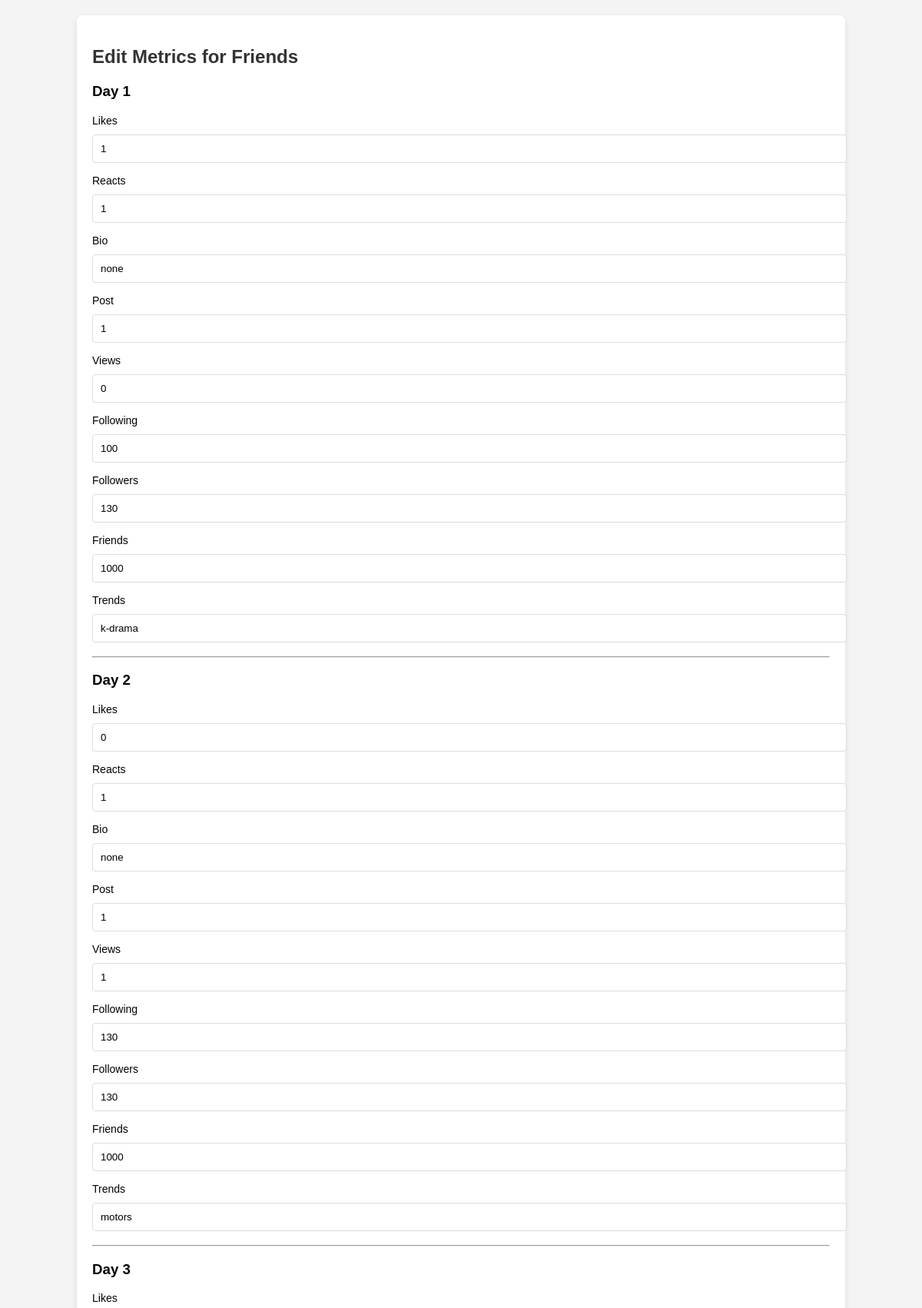
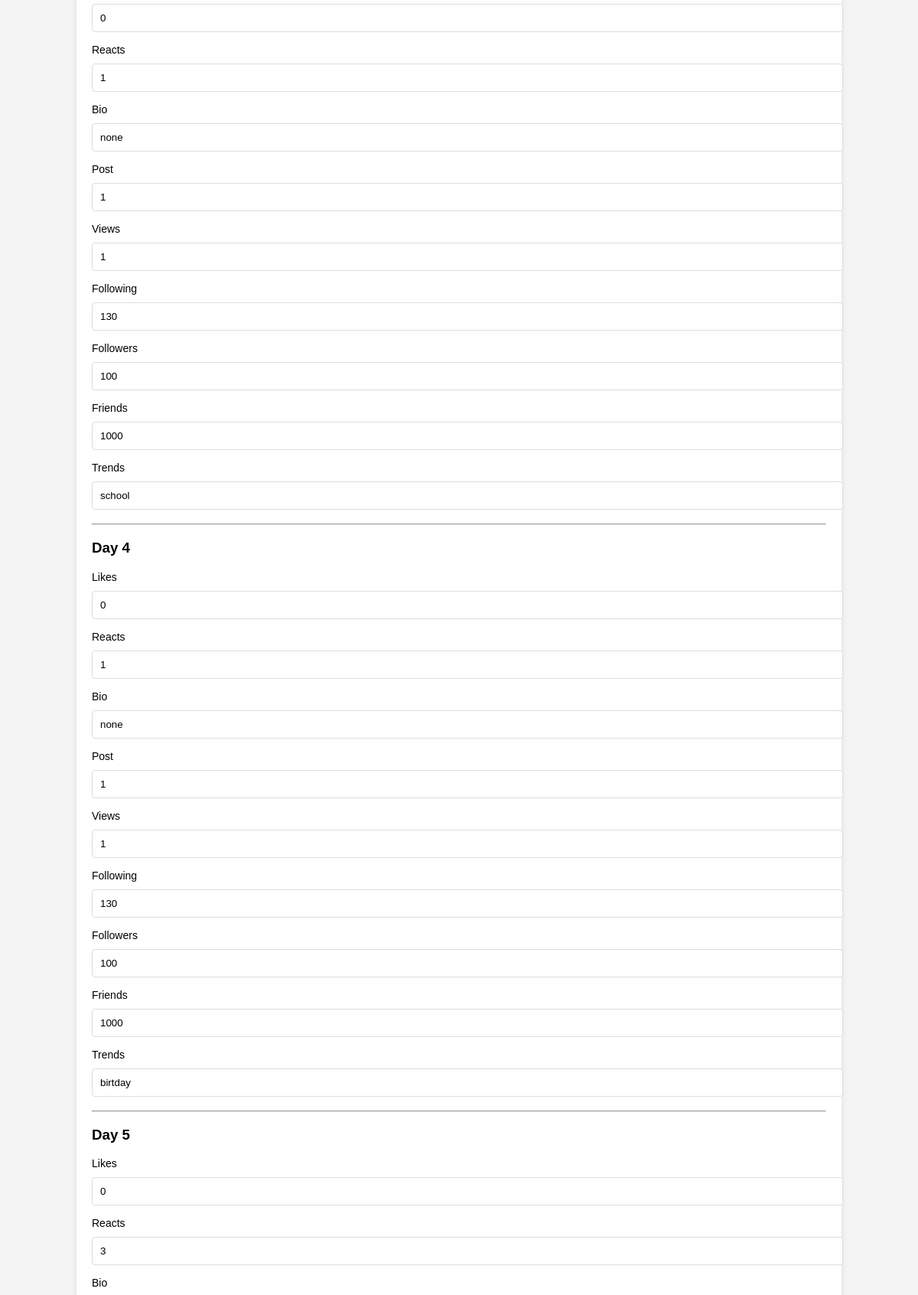
The app's page /edit_metrics.php?id=4 (upper part) with its own data (2 pictures, top to bottom).
### tables this page shows
CREATE TABLE `daily_metrics` (
  `id` int(11) NOT NULL,
  `User_Id` int(11) NOT NULL,
  `Day_1_Likes` int(11) DEFAULT NULL,
  `Day_1_Reacts` int(11) DEFAULT NULL,
  `Day_1_Bio` varchar(128) DEFAULT NULL,
  `Day_1_Post` int(11) DEFAULT NULL,
  `Day_1_Views` int(11) DEFAULT NULL,
  `Day_1_Following` int(11) DEFAULT NULL,
  `Day_1_Followers` int(11) DEFAULT NULL,
  `Day_1_Friends` int(11) DEFAULT NULL,
  `Day_1_Trends` varchar(128) DEFAULT NULL,
  `Day_2_Likes` int(11) DEFAULT NULL,
  `Day_2_Reacts` int(11) DEFAULT NULL,
  `Day_2_Bio` varchar(128) DEFAULT NULL,
  `Day_2_Post` int(11) DEFAULT NULL,
  `Day_2_Views` int(11) DEFAULT NULL,
  `Day_2_Following` int(11) DEFAULT NULL,
  `Day_2_Followers` int(11) DEFAULT NULL,
  `Day_2_Friends` int(11) DEFAULT NULL,
  `Day_2_Trends` varchar(128) DEFAULT NULL,
  `Day_3_Likes` int(11) DEFAULT NULL,
  `Day_3_Reacts` int(11) DEFAULT NULL,
  `Day_3_Bio` varchar(128) DEFAULT NULL,
  `Day_3_Post` int(11) DEFAULT NULL,
  `Day_3_Views` int(11) DEFAULT NULL,
  `Day_3_Following` int(11) DEFAULT NULL,
  `Day_3_Followers` int(11) DEFAULT NULL,
  `Day_3_Friends` int(11) DEFAULT NULL,
  `Day_3_Trends` varchar(128) DEFAULT NULL,
  `Day_4_Likes` int(11) DEFAULT NULL,
  `Day_4_Reacts` int(11) DEFAULT NULL,
  `Day_4_Bio` varchar(128) DEFAULT NULL,
  `Day_4_Post` int(11) DEFAULT NULL,
  `Day_4_Views` int(11) DEFAULT NULL,
  `Day_4_Following` int(11) DEFAULT NULL,
  `Day_4_Followers` int(11) DEFAULT NULL,
  `Day_4_Friends` int(11) DEFAULT NULL,
  `Day_4_Trends` varchar(128) DEFAULT NULL,
  `Day_5_Likes` int(11) DEFAULT NULL,
  `Day_5_Reacts` int(11) DEFAULT NULL,
  `Day_5_Bio` varchar(128) DEFAULT NULL,
  `Day_5_Post` int(11) DEFAULT NULL,
  `Day_5_Views` int(11) DEFAULT NULL,
  `Day_5_Following` int(11) DEFAULT NULL,
  `Day_5_Followers` int(11) DEFAULT NULL,
  `Day_5_Friends` int(11) DEFAULT NULL,
  `Day_5_Trends` varchar(128) DEFAULT NULL,
  `Day_6_Likes` int(11) DEFAULT NULL,
  `Day_6_Reacts` int(11) DEFAULT NULL,
  `Day_6_Bio` varchar(128) DEFAULT NULL,
  `Day_6_Post` int(11) DEFAULT NULL,
  `Day_6_Views` int(11) DEFAULT NULL,
  `Day_6_Following` int(11) DEFAULT NULL,
  `Day_6_Followers` int(11) DEFAULT NULL,
  `Day_6_Friends` int(11) DEFAULT NULL,
  `Day_6_Trends` varchar(128) DEFAULT NULL,
  `Day_7_Likes` int(11) DEFAULT NULL,
  `Day_7_Reacts` int(11) DEFAULT NULL,
  `Day_7_Bio` varchar(128) DEFAULT NULL,
  `Day_7_Post` int(11) DEFAULT NULL,
  `Day_7_Views` int(11) DEFAULT NULL,
  `Day_7_Following` int(11) DEFAULT NULL,
  `Day_7_Followers` int(11) DEFAULT NULL,
  `Day_7_Friends` int(11) DEFAULT NULL,
  `Day_7_Trends` varchar(128) DEFAULT NULL
);

### edit_metrics.php (the view, shortened to what this page needs)
<?php
include('config.php');
if (isset($_GET['id'])) {
    $metrics_id = $_GET['id'];
    $stmt = $pdo->prepare("SELECT * FROM Daily_Metrics WHERE Id = ?");
    $stmt->execute([$metrics_id]);
    $metrics = $stmt->fetch(PDO::FETCH_ASSOC);
} else {
    header("Location: index.php");
    exit;
}
?>
<!DOCTYPE html>
<html lang="en">
<head>
</head>
<body>
<div class="form-container">
    <h2>Edit Metrics for Friends</h2>
    <form action="update_metrics.php" method="POST">
        <?php for ($i = 1; $i <= 7; $i++): ?>
            <h3>Day <?php echo $i; ?></h3>
            <label for="day_<?php echo $i; ?>_likes">Likes</label>
            <input type="number" name="day_<?php echo $i; ?>_likes" value="<?php echo $metrics["Day_{$i}_Likes"]; ?>">
            <label for="day_<?php echo $i; ?>_reacts">Reacts</label>
            <input type="number" name="day_<?php echo $i; ?>_reacts" value="<?php echo $metrics["Day_{$i}_Reacts"]; ?>">
            <label for="day_<?php echo $i; ?>_bio">Bio</label>
            <input type="text" name="day_<?php echo $i; ?>_bio" value="<?php echo $metrics["Day_{$i}_Bio"]; ?>">
            <label for="day_<?php echo $i; ?>_post">Post</label>
            <input type="number" name="day_<?php echo $i; ?>_post" value="<?php echo $metrics["Day_{$i}_Post"]; ?>">
            <label for="day_<?php echo $i; ?>_views">Views</label>
            <input type="number" name="day_<?php echo $i; ?>_views" value="<?php echo $metrics["Day_{$i}_Views"]; ?>">
            <label for="day_<?php echo $i; ?>_following">Following</label>
            <input type="number" name="day_<?php echo $i; ?>_following" value="<?php echo $metrics["Day_{$i}_Following"]; ?>">
            <label for="day_<?php echo $i; ?>_followers">Followers</label>
            <input type="number" name="day_<?php echo $i; ?>_followers" value="<?php echo $metrics["Day_{$i}_Followers"]; ?>">
            <label for="day_<?php echo $i; ?>_friends">Friends</label>
            <input type="number" name="day_<?php echo $i; ?>_friends" value="<?php echo $metrics["Day_{$i}_Friends"]; ?>">
            <label for="day_<?php echo $i; ?>_trends">Trends</label>
            <input type="text" name="day_<?php echo $i; ?>_trends" value="<?php echo $metrics["Day_{$i}_Trends"]; ?>">
            <hr>
        <?php endfor; ?>
    </form>
</div>
</body>
</html>

### edit_metrics.php (style rules this page uses)
body { font-family: Arial, sans-serif; background-color: #f4f4f4; margin: 0; padding: 0; }
.form-container { background-color: #fff; border-radius: 8px; margin: 20px auto; padding: 20px; width: 80%; box-shadow: 0 4px 8px rgba(0, 0, 0, 0.1); }
h2 { color: #333; }
label { font-size: 14px; margin: 5px 0; display: block; }
input[type="number"], input[type="text"] { width: 100%; padding: 10px; margin: 5px 0 10px 0; border-radius: 4px; border: 1px solid #ddd; }

### records on screen
daily_metrics: day_1_likes "1", day_1_reacts "1", day_1_bio "none", day_1_post "1", day_1_views "0", day_1_following "100", day_1_followers "130", day_1_friends "1000", day_1_trends "k-drama", day_2_likes "0", day_2_reacts "1", day_2_bio "none", day_2_post "1", day_2_views "1", day_2_following "130", day_2_followers "130", day_2_friends "1000", day_2_trends "motors", day_3_likes "0", day_3_reacts "1", day_3_bio "none", day_3_post "1", day_3_views "1", day_3_following "130", day_3_followers "100", day_3_friends "1000", day_3_trends "school", day_4_likes "0", day_4_reacts "1", day_4_bio "none", day_4_post "1", day_4_views "1", day_4_following "130", day_4_followers "100", day_4_friends "1000", day_4_trends "birtday", day_5_likes "0", day_5_reacts "3"
